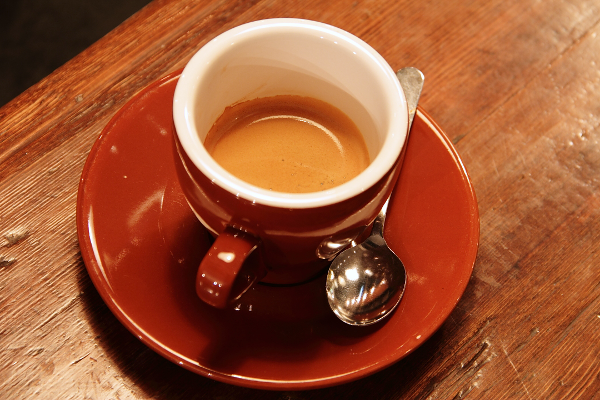
#> input picture skimage.data.coffee(), 600 x 400 px
$ python regiongrow.py   (older library calls are emulated)
#> lines starting #> are read from the running program, lines starting #| are printed output that depends on the picture
class Queue:
    def __init__(self):
        self.items = []

    def isEmpty(self):
        return self.items==[]

    def enque(self,item):
        self.items.insert(0,item)

    def deque(self):
        return self.items.pop()

    def qsize(self):
        return len(self.items)

    def isInside(self, item):
        return (item in self.items)


import Image,os
import cv2
from skimage import data, color, img_as_ubyte
# Helper link
def regiongrow(image,epsilon,start_point):

    Q = Queue()
    s = []

    x = start_point[0]
    y = start_point[1]

    image = image.convert("L")
    Q.enque((x,y))


    while not Q.isEmpty():

        t = Q.deque()
        x = t[0]
        y = t[1]

        if x < image.size[0]-1 and \
           abs(  image.getpixel( (x + 1 , y) ) - image.getpixel( (x , y) )  ) <= epsilon :

            if not Q.isInside( (x + 1 , y) ) and not (x + 1 , y) in s:
                Q.enque( (x + 1 , y) )


        if x > 0 and \
           abs(  image.getpixel( (x - 1 , y) ) - image.getpixel( (x , y) )  ) <= epsilon:

            if not Q.isInside( (x - 1 , y) ) and not (x - 1 , y) in s:
                Q.enque( (x - 1 , y) )


        if y < (image.size[1] - 1) and \
           abs(  image.getpixel( (x , y + 1) ) - image.getpixel( (x , y) )  ) <= epsilon:

            if not Q.isInside( (x, y + 1) ) and not (x , y + 1) in s:
                Q.enque( (x , y + 1) )


        if y > 0 and \
           abs(  image.getpixel( (x , y - 1) ) - image.getpixel( (x , y) )  ) <= epsilon:

            if not Q.isInside( (x , y - 1) ) and not (x , y - 1) in s:
                Q.enque( (x , y - 1) )


        if t not in s:
            s.append( t )


    image.load()
    putpixel = image.im.putpixel

    for i in range ( image.size[0] ):
        for j in range ( image.size[1] ):
            putpixel( (i , j) , 0 )

    for i in s:
        putpixel(i , 150)

    output=raw_input("enter save fle name : ")
    image.thumbnail( (image.size[0] , image.size[1]) , Image.ANTIALIAS )
    image.save(output + ".JPEG" , "JPEG")

def main():
    #load image
    #image_rgb = cv2.imread("coffee.png")
    image_rgb = data.coffee()[0:220, 0:420]
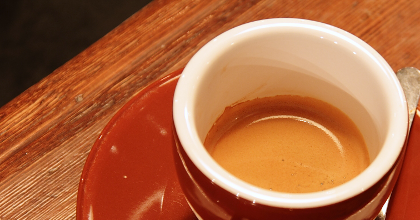
#> image_rgb: shape (220, 420, 3); mean R, G, B 176.5, 103.8, 64.3
    #image_rgb = colorimg
    print( "Reading image DONE")
    #image_gray = cv2.cvtColor(image_rgb, cv2.COLOR_BGR2GRAY)
    #image_gray = greyimg
    print("Convert image to greyscale DONE")
    # apply reagion growing
    # Oriantation = 1.6983058850101347
    # startpoint = radious of the ellipes/2
    # a = 118 , b = 89
    regiongrow(image_rgb,0.5,[118,89])

#> (the run stopped early here; a loop or call above may not have finished)
